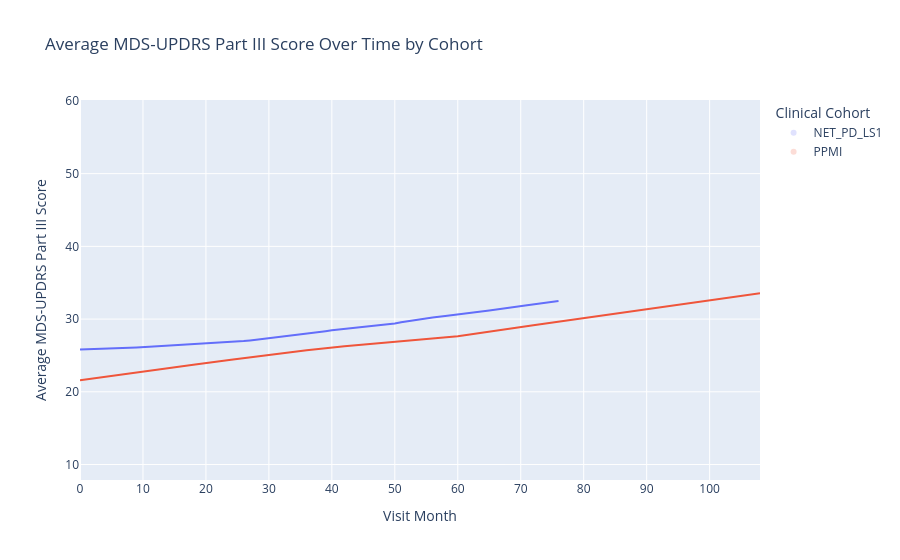

Notebook code for this chart:
### Code cell
# Ensure visit_month and score are numeric
pt3['visit_month'] = pd.to_numeric(pt3['visit_month'], errors='coerce')
pt3['mds_updrs_part_iii_summary_score'] = pd.to_numeric(pt3['mds_updrs_part_iii_summary_score'], errors='coerce')

# Drop missing values
df = pt3.dropna(subset=['visit_month', 'mds_updrs_part_iii_summary_score', 'clinical_study'])

# Group by visit_month and medication state, then take mean
grouped = df.groupby(['visit_month', 'clinical_study'], as_index=False)['mds_updrs_part_iii_summary_score'].mean()

# Plot the averaged lines
fig = px.scatter(
    grouped,
    x='visit_month',
    y='mds_updrs_part_iii_summary_score',
    color='clinical_study',
    trendline='lowess',
    opacity=0,
    title='Average MDS-UPDRS Part III Score Over Time by Cohort',
    labels={
        'visit_month': 'Visit Month',
        'mds_updrs_part_iii_summary_score': 'Average MDS-UPDRS Part III Score',
        'clinical_study': 'Clinical Cohort'
    }
)

fig.update_layout(
    xaxis=dict(dtick=10),
    legend_title_text='Clinical Cohort'
)

fig.update_xaxes(range=[0, grouped['visit_month'].max()])

fig.show()

### Figure 1 — Plotly figure (JSON) as saved in the notebook; plotly's stock layout.template omitted (floating-point values rounded to 4 significant figures)
{"data": [{"hovertemplate": "Clinical Cohort=NET_PD_LS1<br>Visit Month=%{x}<br>Average MDS-UPDRS Part III Score=%{y}<extra></extra>", "legendgroup": "NET_PD_LS1", "marker": {"color": "#636efa", "opacity": 0, "symbol": "circle"}, "mode": "markers", "name": "NET_PD_LS1", "orientation": "v", "showlegend": true, "type": "scatter", "x": [0, 1, 2, 3, 4, 5, 7, 8, 9, 11, 12, 13, 14, 18, 19, 23, 24, 25, 26, 27, 28, 29, 33, 35, 36, 37, 38, 39, 40, 41, 43, 45, 46, 47, 48, 49, 50, 51, 52, 53, 54, 55, 56, 58, 59, 60, 61, 62, 63, 64, 65, 71, 72, 73, 74, 76], "xaxis": "x", "y": [25.11, 30, 29, 24.05, 29.43, 18, 17, 33, 33, 22.5, 25.48, 24.68, 30, 23, 16, 30.67, 27.55, 26.61, 17, 24.5, 27, 38.25, 43, 29.83, 28.97, 23.91, 31.12, 26.71, 24, 40.4, 21, 57, 11, 39.75, 30.29, 30.73, 28.91, 36.5, 21.5, 17, 25, 26, 26, 39, 30.21, 31.39, 33.55, 33, 37, 34.5, 15, 36, 33.42, 29.83, 19, 32.5], "yaxis": "y"}, {"hovertemplate": "<b>LOWESS trendline</b><br><br>Clinical Cohort=NET_PD_LS1<br>Visit Month=%{x}<br>Average MDS-UPDRS Part III Score=%{y} <b>(trend)</b><extra></extra>", "legendgroup": "NET_PD_LS1", "marker": {"color": "#636efa", "symbol": "circle"}, "mode": "lines", "name": "NET_PD_LS1", "showlegend": false, "type": "scatter", "x": [0, 1, 2, 3, 4, 5, 7, 8, 9, 11, 12, 13, 14, 18, 19, 23, 24, 25, 26, 27, 28, 29, 33, 35, 36, 37, 38, 39, 40, 41, 43, 45, 46, 47, 48, 49, 50, 51, 52, 53, 54, 55, 56, 58, 59, 60, 61, 62, 63, 64, 65, 71, 72, 73, 74, 76], "xaxis": "x", "y": [25.8, 25.83, 25.86, 25.89, 25.92, 25.95, 26.03, 26.06, 26.11, 26.19, 26.24, 26.29, 26.34, 26.54, 26.6, 26.78, 26.83, 26.89, 26.97, 27.06, 27.16, 27.26, 27.72, 27.94, 28.04, 28.14, 28.23, 28.33, 28.45, 28.54, 28.7, 28.93, 29.01, 29.07, 29.16, 29.27, 29.38, 29.57, 29.7, 29.85, 29.98, 30.1, 30.21, 30.41, 30.51, 30.62, 30.73, 30.84, 30.95, 31.07, 31.19, 31.91, 32.03, 32.15, 32.27, 32.5], "yaxis": "y"}, {"hovertemplate": "Clinical Cohort=PPMI<br>Visit Month=%{x}<br>Average MDS-UPDRS Part III Score=%{y}<extra></extra>", "legendgroup": "PPMI", "marker": {"color": "#EF553B", "opacity": 0, "symbol": "circle"}, "mode": "markers", "name": "PPMI", "orientation": "v", "showlegend": true, "type": "scatter", "x": [0, 3, 6, 9, 12, 18, 24, 30, 36, 42, 48, 54, 60, 72, 84, 96, 108], "xaxis": "x", "y": [20.65, 22.31, 24.48, 22.6, 23.09, 24.38, 24.14, 24.82, 25.65, 26.8, 26.92, 27.88, 27.24, 28.01, 28.86, 32.77, 36.48], "yaxis": "y"}, {"hovertemplate": "<b>LOWESS trendline</b><br><br>Clinical Cohort=PPMI<br>Visit Month=%{x}<br>Average MDS-UPDRS Part III Score=%{y} <b>(trend)</b><extra></extra>", "legendgroup": "PPMI", "marker": {"color": "#EF553B", "symbol": "circle"}, "mode": "lines", "name": "PPMI", "showlegend": false, "type": "scatter", "x": [0, 3, 6, 9, 12, 18, 24, 30, 36, 42, 48, 54, 60, 72, 84, 96, 108], "xaxis": "x", "y": [21.57, 21.94, 22.31, 22.67, 23.02, 23.73, 24.41, 25.09, 25.72, 26.28, 26.77, 27.18, 27.65, 29.15, 30.59, 32.03, 33.54], "yaxis": "y"}], "layout": {"legend": {"title": {"text": "Clinical Cohort"}, "tracegroupgap": 0}, "title": {"text": "Average MDS-UPDRS Part III Score Over Time by Cohort"}, "xaxis": {"anchor": "y", "domain": [0, 1], "dtick": 10, "range": [0, 108], "title": {"text": "Visit Month"}}, "yaxis": {"anchor": "x", "domain": [0, 1], "title": {"text": "Average MDS-UPDRS Part III Score"}}}}
